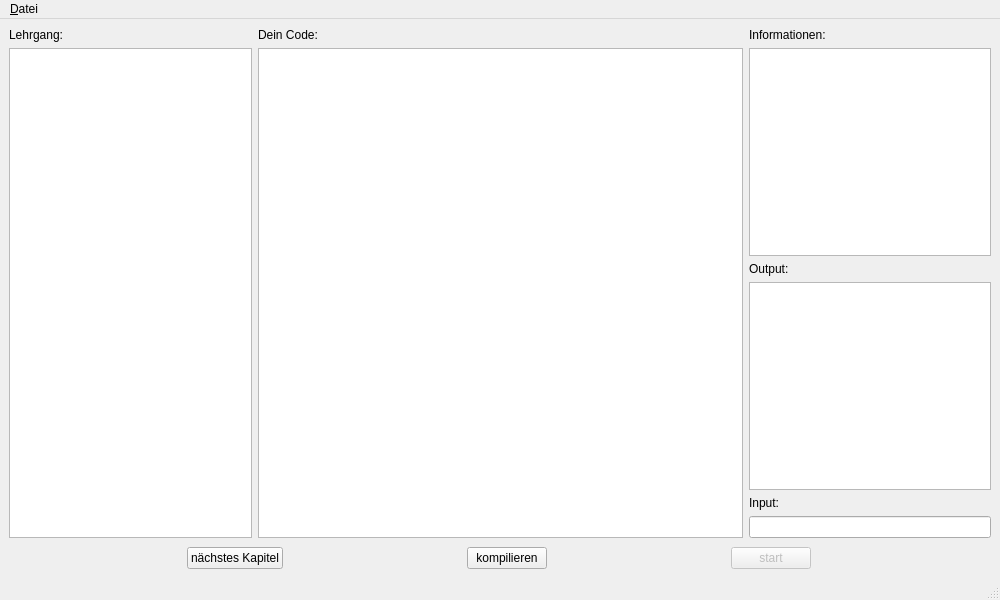
<?xml version="1.0" encoding="UTF-8"?>
<ui version="4.0">
 <class>MainWindow</class>
 <widget class="QMainWindow" name="MainWindow">
  <property name="geometry">
   <rect>
    <x>0</x>
    <y>0</y>
    <width>1000</width>
    <height>600</height>
   </rect>
  </property>
  <property name="windowTitle">
   <string>MainWindow</string>
  </property>
  <widget class="QWidget" name="centralwidget">
   <layout class="QVBoxLayout" name="verticalLayout">
    <item>
     <layout class="QHBoxLayout" name="hL_mainFields" stretch="1,2,1">
      <item>
       <layout class="QVBoxLayout" name="vL_Information">
        <item>
         <widget class="QLabel" name="l_Lehrgang">
          <property name="text">
           <string>Lehrgang:</string>
          </property>
         </widget>
        </item>
        <item>
         <widget class="QTextEdit" name="tE_Tutorial">
          <property name="readOnly">
           <bool>true</bool>
          </property>
         </widget>
        </item>
       </layout>
      </item>
      <item>
       <layout class="QVBoxLayout" name="vL_code">
        <item>
         <widget class="QLabel" name="l_Code">
          <property name="text">
           <string>Dein Code:</string>
          </property>
         </widget>
        </item>
        <item>
         <widget class="QPlainTextEdit" name="pTE_code"/>
        </item>
       </layout>
      </item>
      <item>
       <layout class="QVBoxLayout" name="vL_output_input">
        <item>
         <widget class="QLabel" name="l_Informationen">
          <property name="text">
           <string>Informationen:</string>
          </property>
         </widget>
        </item>
        <item>
         <widget class="QTextEdit" name="tE_Informationen">
          <property name="readOnly">
           <bool>true</bool>
          </property>
         </widget>
        </item>
        <item>
         <widget class="QLabel" name="l_Output">
          <property name="text">
           <string>Output:</string>
          </property>
         </widget>
        </item>
        <item>
         <widget class="QListView" name="lV_output">
          <property name="wordWrap">
           <bool>true</bool>
          </property>
         </widget>
        </item>
        <item>
         <widget class="QLabel" name="l_Input">
          <property name="text">
           <string>Input:</string>
          </property>
         </widget>
        </item>
        <item>
         <widget class="QLineEdit" name="lE_input"/>
        </item>
       </layout>
      </item>
     </layout>
    </item>
    <item>
     <layout class="QHBoxLayout" name="hL_buttons" stretch="0,0,0">
      <property name="spacing">
       <number>6</number>
      </property>
      <property name="leftMargin">
       <number>0</number>
      </property>
      <property name="topMargin">
       <number>3</number>
      </property>
      <item>
       <widget class="QPushButton" name="pB_next_Chapter">
        <property name="sizePolicy">
         <sizepolicy hsizetype="Fixed" vsizetype="Fixed">
          <horstretch>0</horstretch>
          <verstretch>0</verstretch>
         </sizepolicy>
        </property>
        <property name="text">
         <string>nächstes Kapitel</string>
        </property>
       </widget>
      </item>
      <item>
       <widget class="QPushButton" name="pB_compile">
        <property name="sizePolicy">
         <sizepolicy hsizetype="Fixed" vsizetype="Fixed">
          <horstretch>0</horstretch>
          <verstretch>0</verstretch>
         </sizepolicy>
        </property>
        <property name="text">
         <string>kompilieren</string>
        </property>
       </widget>
      </item>
      <item>
       <widget class="QPushButton" name="pB_run">
        <property name="enabled">
         <bool>false</bool>
        </property>
        <property name="sizePolicy">
         <sizepolicy hsizetype="Fixed" vsizetype="Fixed">
          <horstretch>0</horstretch>
          <verstretch>0</verstretch>
         </sizepolicy>
        </property>
        <property name="text">
         <string>start</string>
        </property>
        <property name="checkable">
         <bool>true</bool>
        </property>
       </widget>
      </item>
     </layout>
    </item>
   </layout>
  </widget>
  <widget class="QMenuBar" name="menubar">
   <property name="geometry">
    <rect>
     <x>0</x>
     <y>0</y>
     <width>1000</width>
     <height>30</height>
    </rect>
   </property>
   <widget class="QMenu" name="menu_Datei">
    <property name="title">
     <string>&amp;Datei</string>
    </property>
    <addaction name="action_Kapitelwahl"/>
    <addaction name="action_Beenden"/>
   </widget>
   <addaction name="menu_Datei"/>
  </widget>
  <widget class="QStatusBar" name="statusbar"/>
  <action name="action_Beenden">
   <property name="text">
    <string>&amp;Beenden</string>
   </property>
  </action>
  <action name="action_Kapitelwahl">
   <property name="text">
    <string>&amp;Kapitelwahl</string>
   </property>
  </action>
 </widget>
 <resources/>
 <connections/>
</ui>
